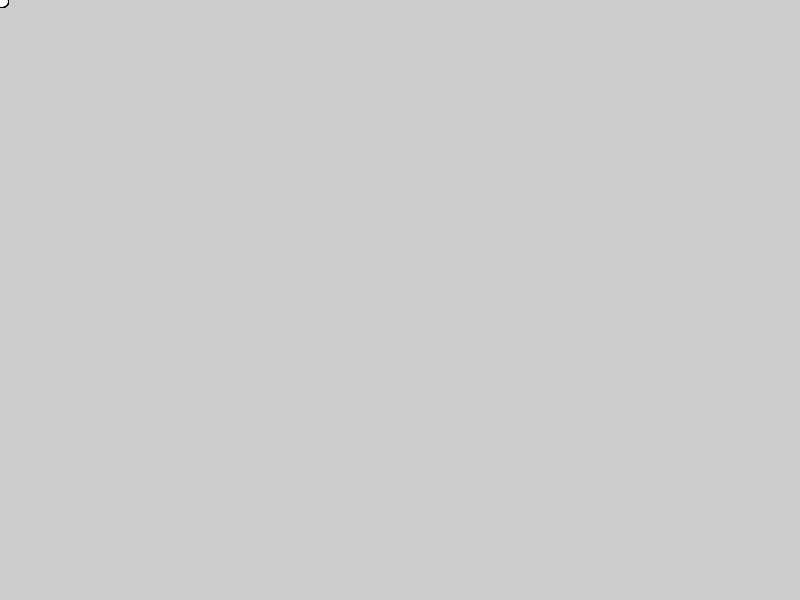
Frame 1 (no input)
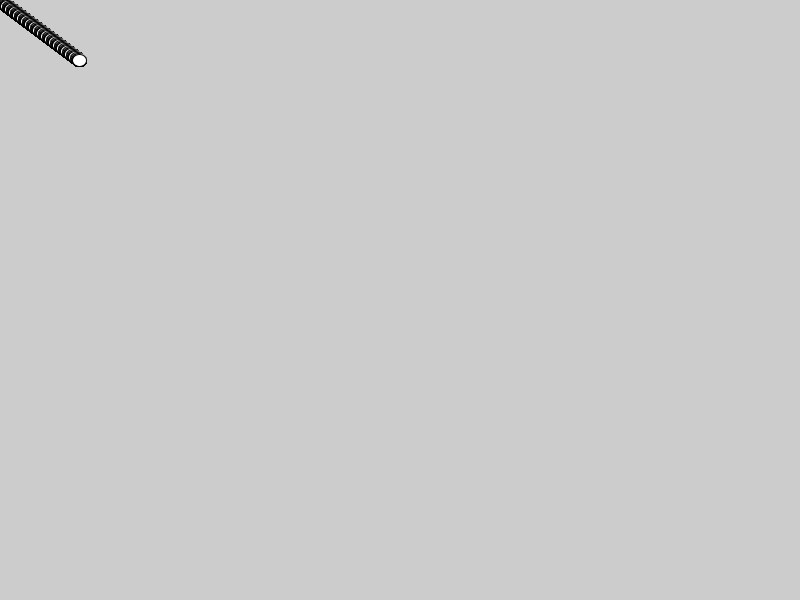
Frame 60 (the mouse pressed at the canvas centre just before this capture)
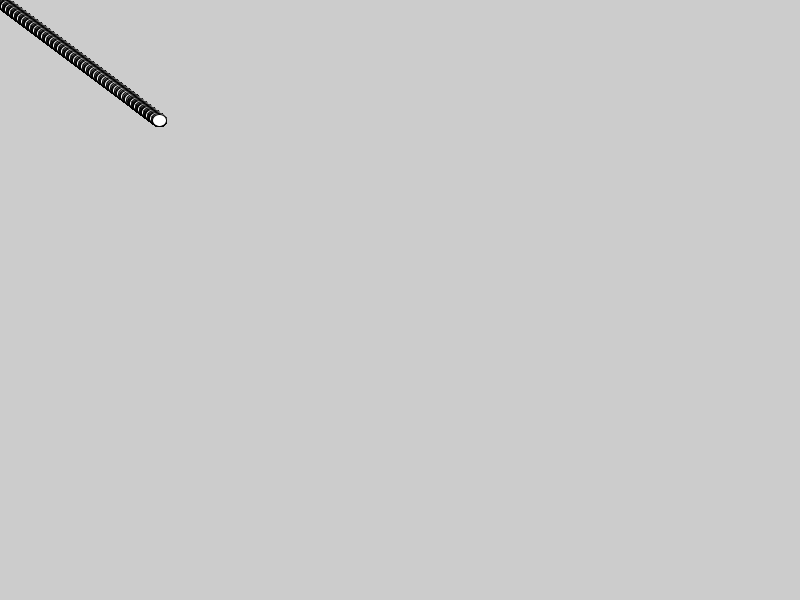
Frame 120 (the mouse held since frame 60 and released just before this capture)

The Processing sketch that drew these frames (run headless with seeded random() and noise(); from frame 60 on, the mouse is pressed at the canvas centre):

// Processing sketch: Sneezie_Prototype
// ── Sneezie_Prototype.pde
ArrayList<sneezie> sneezos = new ArrayList <sneezie>();
int sneezieMax=20;

void setup() {
  size(800, 600);
}

void draw() {
  for(int i=0; i<sneezieMax; i++){
    sneezos.add(new sneezie());
  }
  for (int i=0; i < sneezos.size (); i++) {
    sneezie current = sneezos.get(i);
    current.display();
    current.move();
  }
}


// ── sneezie_class.pde
class sneezie {
 //float
 //exist
 //leave when they peace
 //loc import 4 debris
 //ge tremoved when hit by debri or mouseclick
 float r;
 PVector loc;
 PVector vel;
 PVector acc;
 PVector mouse;
 
 void sneezie(){
   r = 20;
   loc = new PVector(57,35);
   vel = new PVector(random(-.4,.4),random(-.4,.4));
   acc = new PVector(0,0);
 }
 ////////////////////
 void display(){
   ellipse(frameCount*1.33, frameCount, 2*7, 2*6);
 }
 ////////////////////
 void move(){
   
//   vel.add(acc);
//   loc.add(vel);
 }
 ////////////////////
 
}
